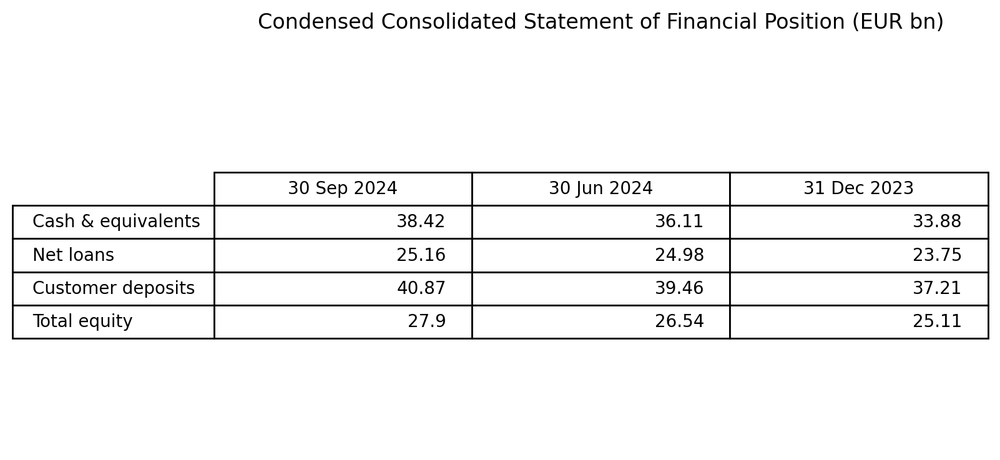
#> input picture balance_sheet_sample.png, 1000 x 460 px, shrunk from 1602 x 737 before the run
$ python -i financial_image_processor.py   (imports and definitions only)
#> lines starting #> are read from the running program, lines starting #| are printed output that depends on the picture; after the words box and inside, x2 and y2 are one past the last pixel; in counts of white or black regions, pixels touching at a corner belong together
"""
Financial Image Scanner - Core Module
Handles OCR, chart analysis, and financial document processing
"""

import os
import re
import requests
from pathlib import Path
from typing import List, Dict, Any, Optional, Tuple
from dataclasses import dataclass
from PIL import Image
import pandas as pd
import numpy as np

# OCR Libraries
try:
    import pytesseract
    import cv2
    OCR_AVAILABLE = True
except ImportError:
    OCR_AVAILABLE = False
    print("Warning: OCR libraries not available. Install with: pip install pytesseract opencv-python")

# Chart Analysis Libraries
try:
    import matplotlib.pyplot as plt
    from matplotlib.backends.backend_agg import FigureCanvasAgg
    CHART_ANALYSIS_AVAILABLE = True
except ImportError:
    CHART_ANALYSIS_AVAILABLE = False

@dataclass
class FinancialMetric:
    """Data class for financial metrics"""
    name: str
    value: float
    unit: str
    period: str
    trend: Optional[str] = None

@dataclass
class ChartData:
    """Data class for chart analysis results"""
    chart_type: str
    title: str
    x_axis_label: str
    y_axis_label: str
    data_points: List[Dict[str, Any]]
    trend: str
    insights: List[str]

class FinancialImageProcessor:
    """Main class for processing financial document images"""

    def __init__(self):
        self.supported_formats = ['.png', '.jpg', '.jpeg', '.tiff', '.bmp', '.pdf']
        self.financial_keywords = [
            'revenue', 'net profit', 'income', 'eps', 'roe', 'roa', 'assets',
            'liabilities', 'equity', 'cash flow', 'operating expenses', 'margin',
            'ratio', 'percentage', 'growth', 'decline', 'increase', 'decrease'
        ]

    # [26 lines left out: function load_images_from_paths, not called in this run]

    def extract_text_with_ocr(self, image: Image.Image) -> str:
        """Extract text from image using OCR"""
        if not OCR_AVAILABLE:
            return "OCR not available - install pytesseract and opencv-python"

        try:
            # Convert PIL Image to OpenCV format
            img_array = np.array(image)

            # Preprocessing for better OCR
            if len(img_array.shape) == 3:
                gray = cv2.cvtColor(img_array, cv2.COLOR_RGB2GRAY)
            else:
                gray = img_array

            # Apply thresholding
            _, thresh = cv2.threshold(gray, 0, 255, cv2.THRESH_BINARY + cv2.THRESH_OTSU)

            # Extract text
            text = pytesseract.image_to_string(thresh)
            return text

        except Exception as e:
            return f"OCR Error: {str(e)}"

    # [38 lines left out: function parse_financial_metrics, not called in this run]

    def analyze_chart(self, image: Image.Image) -> ChartData:
        """Analyze charts and graphs in the image"""
        if not CHART_ANALYSIS_AVAILABLE:
            return ChartData(
                chart_type="unknown",
                title="Chart analysis not available",
                x_axis_label="",
                y_axis_label="",
                data_points=[],
                trend="unknown",
                insights=["Install matplotlib for chart analysis"]
            )

        try:
            # Basic chart type detection based on image characteristics
            img_array = np.array(image)

            # Simple heuristic for chart type detection
            if self._is_bar_chart(img_array):
                chart_type = "bar_chart"
            elif self._is_line_chart(img_array):
                chart_type = "line_chart"
            elif self._is_pie_chart(img_array):
                chart_type = "pie_chart"
            else:
                chart_type = "unknown"

            # Extract text for labels and title
            text = self.extract_text_with_ocr(image)
            title = self._extract_title(text)
            x_axis_label, y_axis_label = self._extract_axis_labels(text)

            # Generate insights based on chart type and text
            insights = self._generate_chart_insights(chart_type, text)

            return ChartData(
                chart_type=chart_type,
                title=title,
                x_axis_label=x_axis_label,
                y_axis_label=y_axis_label,
                data_points=[],  # Would need more sophisticated parsing
                trend=self._detect_trend(text),
                insights=insights
            )

        except Exception as e:
            return ChartData(
                chart_type="error",
                title=f"Chart analysis failed: {str(e)}",
                x_axis_label="",
                y_axis_label="",
                data_points=[],
                trend="unknown",
                insights=["Error analyzing chart"]
            )

    def _is_bar_chart(self, img_array: np.ndarray) -> bool:
        """Simple heuristic to detect bar charts"""
        # Look for vertical rectangular shapes
        return "bar" in self.extract_text_with_ocr(Image.fromarray(img_array)).lower()

    def _is_line_chart(self, img_array: np.ndarray) -> bool:
        """Simple heuristic to detect line charts"""
        return "line" in self.extract_text_with_ocr(Image.fromarray(img_array)).lower()

    def _is_pie_chart(self, img_array: np.ndarray) -> bool:
        """Simple heuristic to detect pie charts"""
        return "pie" in self.extract_text_with_ocr(Image.fromarray(img_array)).lower()

    def _extract_title(self, text: str) -> str:
        """Extract chart title from text"""
        lines = text.split('\n')
        for line in lines[:3]:  # Usually in first few lines
            if any(keyword in line.lower() for keyword in ['chart', 'graph', 'figure']):
                return line.strip()
        return "Untitled Chart"

    def _extract_axis_labels(self, text: str) -> Tuple[str, str]:
        """Extract x and y axis labels"""
        lines = text.split('\n')
        x_label, y_label = "", ""

        for line in lines:
            if 'axis' in line.lower() or any(keyword in line.lower() for keyword in ['time', 'year', 'quarter', 'month']):
                x_label = line.strip()
            elif '%' in line or 'ratio' in line.lower() or 'value' in line.lower():
                y_label = line.strip()

        return x_label, y_label

    def _generate_chart_insights(self, chart_type: str, text: str) -> List[str]:
        """Generate insights based on chart analysis"""
        insights = []

        # Look for trend indicators
        trend_words = ['increase', 'decrease', 'growth', 'decline', 'up', 'down', 'rise', 'fall']
        found_trends = [word for word in trend_words if word in text.lower()]

        if found_trends:
            insights.append(f"Chart shows {' and '.join(found_trends[:2])} patterns")

        # Look for percentage changes
        percentages = re.findall(r'(\d+\.?\d*)%', text)
        if percentages:
            insights.append(f"Key percentage values: {', '.join(percentages[:3])}%")

        # Chart type specific insights
        if chart_type == "bar_chart":
            insights.append("Bar chart suitable for comparing discrete categories")
        elif chart_type == "line_chart":
            insights.append("Line chart ideal for showing trends over time")
        elif chart_type == "pie_chart":
            insights.append("Pie chart shows proportional distribution")

        return insights

    def _detect_trend(self, text: str) -> str:
        """Detect overall trend from text"""
        positive_words = ['increase', 'growth', 'rise', 'up', 'improve', 'gain']
        negative_words = ['decrease', 'decline', 'fall', 'down', 'drop', 'loss']

        pos_count = sum(1 for word in positive_words if word in text.lower())
        neg_count = sum(1 for word in negative_words if word in text.lower())

        if pos_count > neg_count:
            return "upward"
        elif neg_count > pos_count:
            return "downward"
        else:
            return "stable"

    # [38 lines left out: function process_financial_document, not called in this run]

>>> import cv2
>>> picture = cv2.cvtColor(cv2.imread('balance_sheet_sample.png'), cv2.COLOR_BGR2RGB)
#> picture is the input picture: shape (460, 1000, 3); min 0, max 255, mean 244.1
>>> result = FinancialImageProcessor().analyze_chart(picture)
#> in extract_text_with_ocr, `_, thresh = cv2.threshold(gray, 0, 255, cv2.THRESH_BINARY + cv2.THRESH..`:
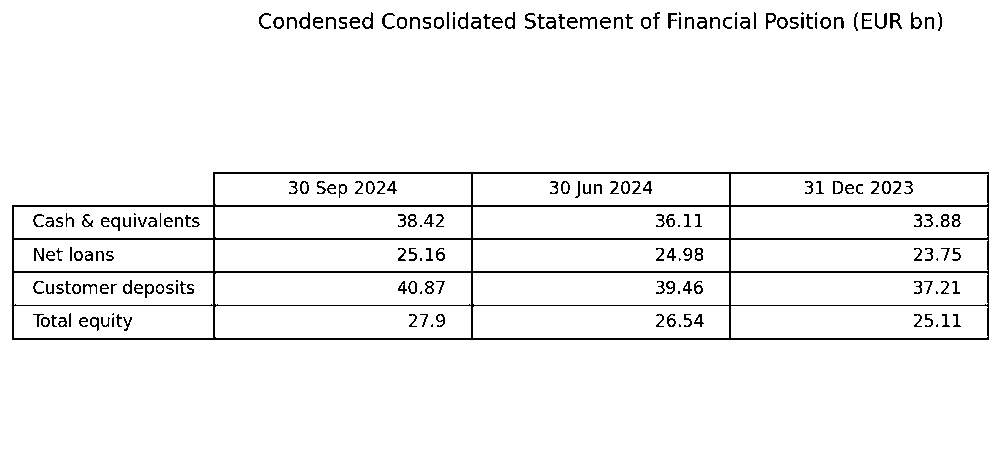
#> thresh: shape (460, 1000); 95.5% white; black in thin lines or dots, all inside (x1, y1, x2, y2) = (12, 12, 989, 340)
#> in analyze_chart, `chart_type = "unknown"`: chart_type = 'unknown'
#> in analyze_chart, `text = self.extract_text_with_ocr(image)`: text = "OCR Error: No module named 'pytesseract'"
#> in analyze_chart, `title = self._extract_title(text)`: title = 'Untitled Chart'
#> in analyze_chart, `x_axis_label, y_axis_label = self._extract_axis_labels(text)`: x_axis_label = ''
#> in analyze_chart, `insights = self._generate_chart_insights(chart_type, text)`: insights = []
